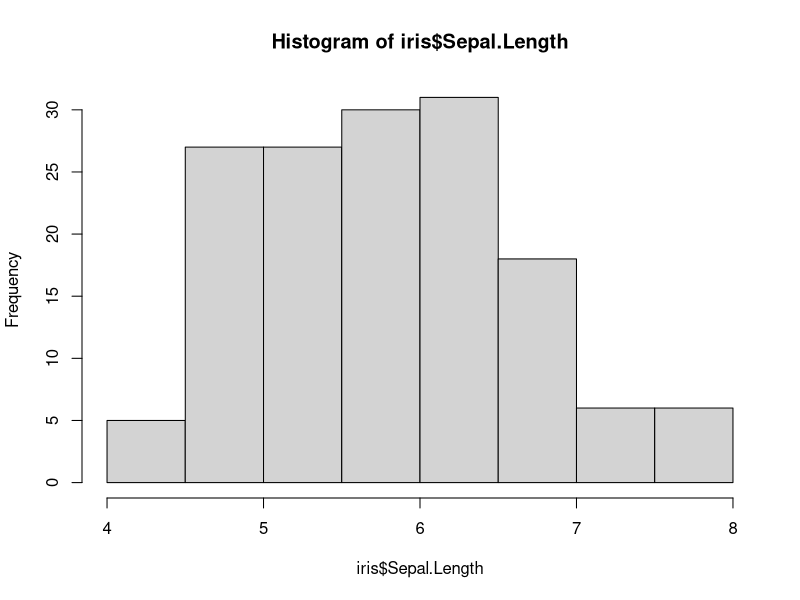
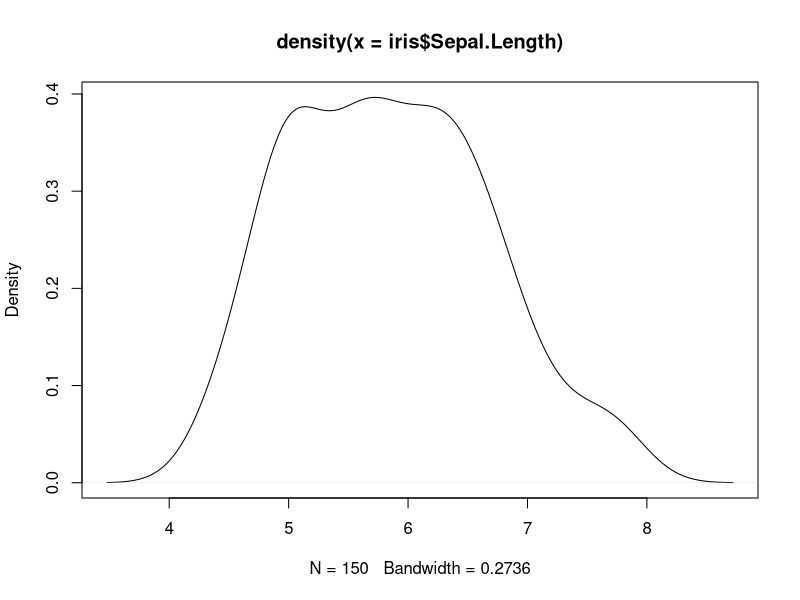
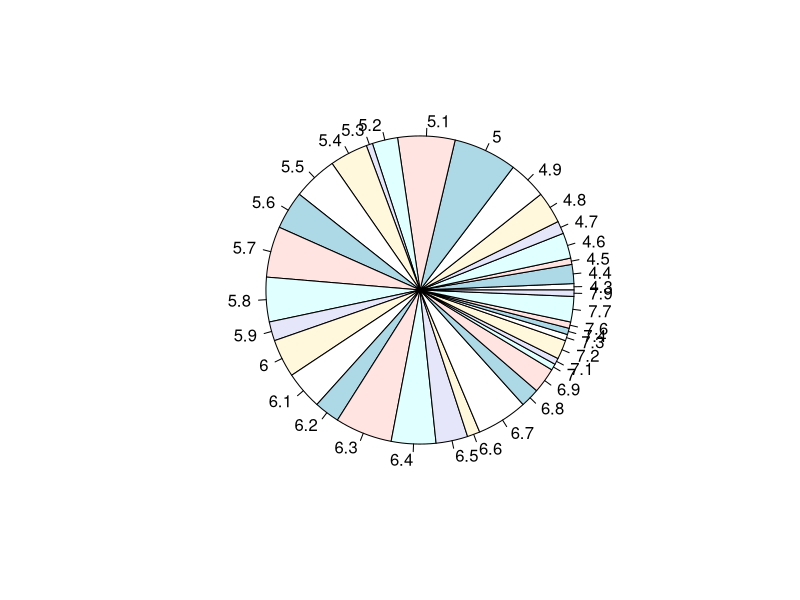
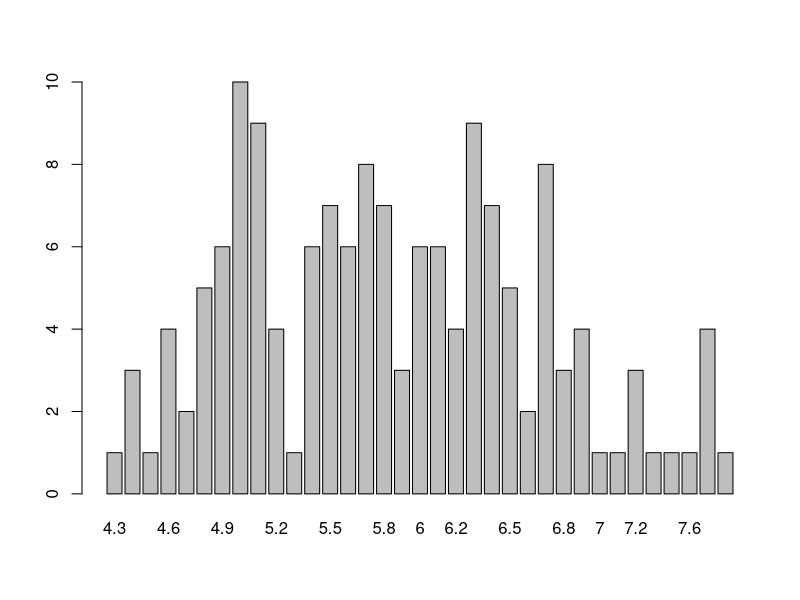
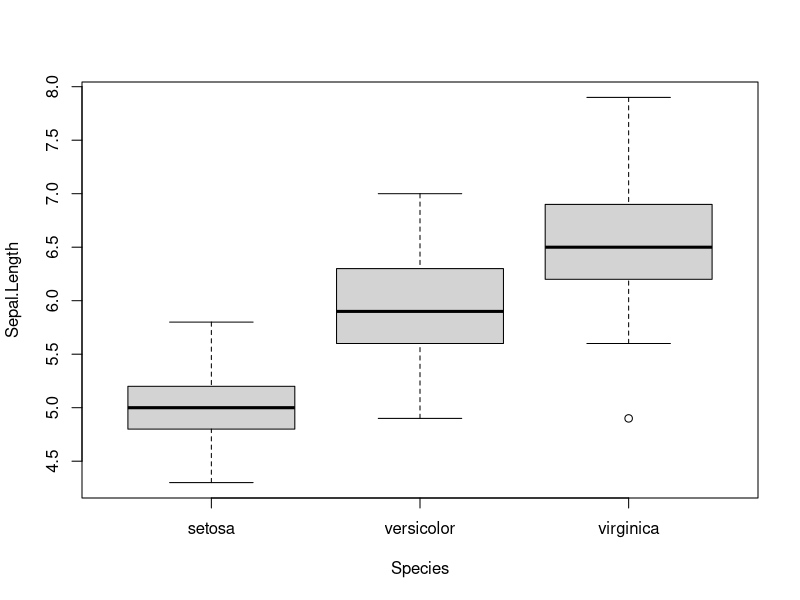

The R script that drew these images, in order:


iris[1:10, "Sepal.Length"]
summary(iris)
quantile(iris$Sepal.Length)
quantile(iris$Sepal.Length, c(.1, .3, .65))

#variance
var(iris$Sepal.Length)

#histogram
hist(iris$Sepal.Length)

#plot of density
plot(density(iris$Sepal.Length))

r <- iris$Sepal.Length
table(r)
pie(table(r))
barplot(table(r))

cov(iris$Sepal.Length, iris$Petal.Length)
aggregate(Sepal.Length~Species, summary, data=iris)

boxplot(Sepal.Length~Species, data=iris)




